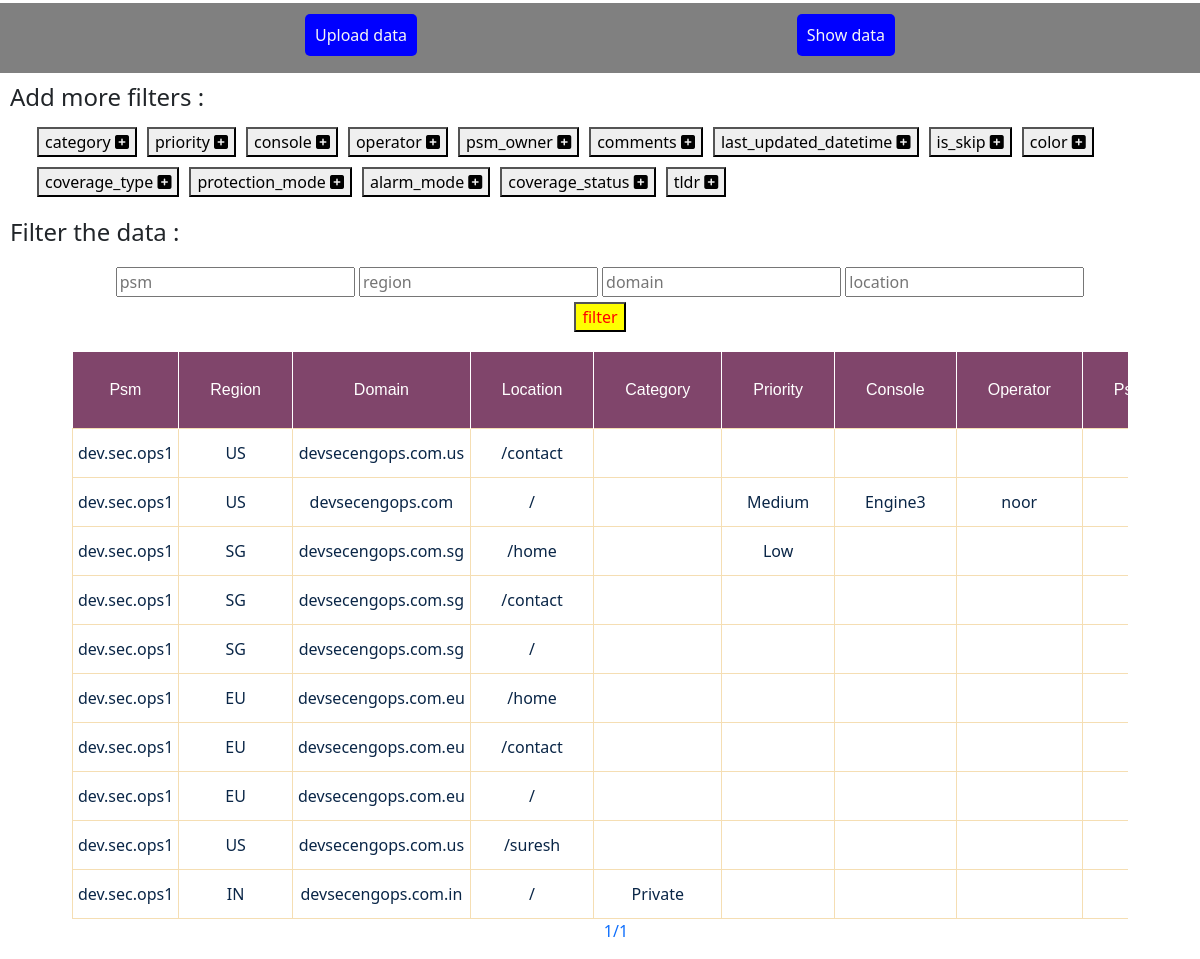
The app's page /records/ with its own data.
### data/models.py (models this page shows)
class Record(models.Model):
    psm = models.CharField(max_length=200, null=True)
    region = models.CharField(max_length=20, null=True)
    domain = models.URLField(max_length=200, null=True)
    location = models.CharField(max_length=200, null=True)
    category = models.CharField(max_length=100, null=True)
    priority = models.CharField(max_length=50, null=True)
    console = models.CharField(max_length=50, null=True)
    operator = models.CharField(max_length=70, null=True)
    psm_owner = models.CharField(max_length=50, null=True)
    comments = models.CharField(max_length=200, null=True)
    status = models.CharField(max_length=50, null=True)
    last_updated_datetime = models.CharField(
        max_length=200, null=True)
    is_skip = models.BooleanField(default=False, null=True)
    color = models.CharField(max_length=50, null=True)
    coverage_type = models.CharField(max_length=50, null=True)
    protection_mode = models.BooleanField(default=False, null=True)
    alarm_mode = models.BooleanField(default=False, null=True)
    coverage_status = models.BooleanField(default=False, null=True)
    tldr = models.CharField(max_length=20, null=True)
    class Meta:
        unique_together = ['psm', 'region', 'domain', 'location']

### data/views.py (the view)
# urls.py: path('records/', views.records, name="records"),
def records(request):
    if request.method == "GET":
        data = models.Record.objects.all()
        if request.GET.get('psm', None):
            data = data.filter(psm=request.GET.get('psm', None))
        if request.GET.get('region', None):
            data = data.filter(region=request.GET.get('region', None))
        if request.GET.get('domain', None):
            data = data.filter(domain=request.GET.get('domain', None))
        if request.GET.get('location', None):
            data = data.filter(location=request.GET.get('location', None))
        if request.GET.get('category', None):
            data = data.filter(category=request.GET.get('category', None))
        if request.GET.get('priority', None):
            data = data.filter(priority=request.GET.get('priority', None))
        if request.GET.get('console', None):
            data = data.filter(console=request.GET.get('console', None))
        if request.GET.get('operator', None):
            data = data.filter(operator=request.GET.get('operator', None))
        if request.GET.get('psm_owner', None):
            data = data.filter(psm_owner=request.GET.get('psm_owner', None))
        if request.GET.get('comments', None):
            data = data.filter(comments=request.GET.get('comments', None))
        if request.GET.get('status', None):
            data = data.filter(status=request.GET.get('status', None))
        if request.GET.get('last_updated_datetime', None):
            data = data.filter(last_updated_datetime=request.GET.get(
                'last_updated_datetime', None))
        if request.GET.get('is_skip', None):
            data = data.filter(is_skip=request.GET.get('is_skip', None))
        if request.GET.get('color', None):
            data = data.filter(color=request.GET.get('color', None))
        if request.GET.get('coverage_type', None):
            data = data.filter(
                coverage_type=request.GET.get('coverage_type', None))
        if request.GET.get('protection_mode', None):
            data = data.filter(
                protection_mode=request.GET.get('protection_mode', None))
        if request.GET.get('alarm_mode', None):
            print(request.GET.get('alarm_mode', None))
            data = data.filter(alarm_mode=request.GET.get('alarm_mode', None))
            print(data)
        if request.GET.get('coverage_status', None):
            data = data.filter(
                coverage_status=request.GET.get('coverage_status', None))
        if request.GET.get('tldr', None):
            data = data.filter(tldr=request.GET.get('tldr', None))
        sort_column = request.GET.get('sort', None)
        sort_order = request.GET.get('order', None)
        sort_by = None
        if sort_order == 'asc':
            sort_by = sort_column
        elif sort_order == 'dsc':
            sort_by = f'-{sort_column}'
        if sort_by != None and sort_by != '':
            data = data.order_by(sort_by)
        order = None
        if sort_order == None or sort_order == "":
            order = 'asc'
        elif sort_order == 'asc':
            order = 'dsc'
        else:
            order = ""
        page_obj = Paginator(data, 50)
        page_list = request.GET.get("page")
        page = page_obj.get_page(page_list)
        context = {
            "page": page,
            'order': order
        }
        return render(request, 'records.html', context)

### data/templates/records.html (shortened to what this page needs)
{% extends 'base.html' %}
{% block body %}
<h4 style="margin : 10px;">Add more filters :</h4>
<ul class="add-filter">
</ul>
<h4 style="margin : 10px;">Filter the data :</h4>
<form style="text-align : center;">
  <div style="padding : 5px">
    <div style="display : inline; margin-top : 5px">
      <input type="text" id="psm" style="margin-top : 5px;" name="psm" placeholder="psm" />
    </div>
    <div style="display : inline; margin-top : 5px">
      <input type="text" style="margin-top : 5px;" name="region" placeholder="region" />
    </div>
    <div style="display : inline; margin-top : 5px">
      <input type="text" style="margin-top : 5px;" name="domain" placeholder="domain" />
    </div>
    <div style="display : inline; margin-top : 5px">
      <input type="text" style="margin-top : 5px;" name="location" placeholder="location" />
    </div>
    <div>
      <button type="submit" style="margin-top : 5px; color : red; background-color: yellow;">
        filter
      </button>
    </div>
  </div>
</form>
<div class="table-container">
  <table style="margin-left : auto; margin-right : auto;text-align : center;margin-top : 15px; max-width : 100%;">
    <thead style="color: white; font-family: Arial, Helvetica, sans-serif; position: sticky; top: 0px;">
      <tr>
        <form action="{% url 'records' %}">
          <th class="sticky-col"
            style="position: sticky; left : 0px; background-color: #80456b; border-right: 1px solid rgba(255, 255, 255,1);">
            <button type="submit" style="border: none; background-color: #80456b; color: white;"
              title="{% if order is None or order == '' %}click to get latest data{% elif order == 'asc' %}click to sort in asc{% else %}click to sort in dsc{% endif %}">Psm</button>
          </th>
        </form>
        <form action="{% url 'records' %}">
          <th class="sticky-col"
            style="position: sticky; left : 99.14px; background-color: #80456b; border-right: 1px solid rgba(255, 255, 255,1);">
            <button type="submit" style="border: none; background-color: #80456b; color: white;"
              title="{% if order is None or order == '' %}click to get latest data{% elif order == 'asc' %}click to sort in asc{% else %}click to sort in dsc{% endif %}">Region</button>
          </th>
        </form>
        <form action="{% url 'records' %}">
          <th class="sticky-col"
            style="position: sticky; left : 212.65px; background-color: #80456b; border-right: 1px solid rgba(255, 255, 255,1);">
            <button type="submit" style="border: none; background-color: #80456b; color: white;"
              title="{% if order is None or order == '' %}click to get latest data{% elif order == 'asc' %}click to sort in asc{% else %}click to sort in dsc{% endif %}">Domain</button>
          </th>
        </form>
        <form action="{% url 'records' %}">
          <th class="sticky-col"
            style="position: sticky; left : 377.98px; background-color: #80456b; border-right: 1px solid rgba(255, 255, 255,1);">
            <button type="submit" style="border: none; background-color: #80456b; color: white;"
              title="{% if order is None or order == '' %}click to get latest data{% elif order == 'asc' %}click to sort in asc{% else %}click to sort in dsc{% endif %}">Location</button>
          </th>
        </form>
        <form action="{% url 'records' %}">
          <th style="border-right: 1px solid rgba(255, 255, 255,1);">
            <button type="submit" style="border: none; background-color: #80456b; color: white;"
              title="{% if order is None or order == '' %}click to get latest data{% elif order == 'asc' %}click to sort in asc{% else %}click to sort in dsc{% endif %}">Category</button>
          </th>
        </form>
        <form action="{% url 'records' %}">
          <th style="border-right: 1px solid rgba(255, 255, 255,1);">
            <button type="submit" style="border: none; background-color: #80456b; color: white;"
              title="{% if order is None or order == '' %}click to get latest data{% elif order == 'asc' %}click to sort in asc{% else %}click to sort in dsc{% endif %}">Priority</button>
          </th>
        </form>
        <form action="{% url 'records' %}">
          <th style="border-right: 1px solid rgba(255, 255, 255,1);">
            <button type="submit" style="border: none; background-color: #80456b; color: white;"
              title="{% if order is None or order == '' %}click to get latest data{% elif order == 'asc' %}click to sort in asc{% else %}click to sort in dsc{% endif %}">Console</button>
          </th>
        </form>
        <form action="{% url 'records' %}">
          <th style="border-right: 1px solid rgba(255, 255, 255,1);">
            <button type="submit" style="border: none; background-color: #80456b; color: white;"
              title="{% if order is None or order == '' %}click to get latest data{% elif order == 'asc' %}click to sort in asc{% else %}click to sort in dsc{% endif %}">Operator</button>
          </th>
        </form>
        <form action="{% url 'records' %}">
          <th style="border-right: 1px solid rgba(255, 255, 255,1);">
            <button type="submit" style="border: none; background-color: #80456b; color: white;"
              title="{% if order is None or order == '' %}click to get latest data{% elif order == 'asc' %}click to sort in asc{% else %}click to sort in dsc{% endif %}">Psm_Owner</button>
          </th>
        </form>
      </tr>
    </thead>
    <tbody>
      {% for data in page.object_list %}
      <tr>
        <td class="sticky-col" style="position: sticky; left : 0px;">{{data.psm|default:''}}</td>
        <td class="sticky-col" style="position: sticky; left : 99.14px;">{{data.region|default:''}}</td>
        <td class="sticky-col" style="position: sticky; left : 212.65px;">{{data.domain|default:''}}</td>
        <td class="sticky-col" style="position: sticky; left : 377.98px;">{{data.location|default:''}}</td>
        <td>{{data.category|default:''}}</td>
        <td>{{data.priority|default:''}}</td>
        <td>{{data.console|default:''}}</td>
        <td>{{data.operator|default:''}}</td>
        <td>{{data.psm_owner|default:''}}</td>
      </tr>
      {% endfor %}
    </tbody>
  </table>
</div>
<nav>
  <ul style="list-style-type: none;text-align : center;">
    {% for num_page in page.paginator.page_range %}
    {% if num_page == page.number %}
    <li style="display : inline; margin : 10px;">
      <a style="text-decoration : none;" href="#">{{num_page}}/{{page.paginator.num_pages}}</a>
    </li>
    {% endif %}
    {% endfor %}
  </ul>
</nav>
{% endblock %}

### data/templates/base.html (style rules this page uses)
.table-container { display: block; margin-left: auto; margin-right: auto; width: 88vw; display: block; overflow-x: auto; white-space: nowrap; }
.sticky-col { background-color: white; }
table td { border: 1px solid wheat; }
th { font-weight: lighter; padding: 25px; background-color: #80456b; }
td { color: #0a2647; padding: 5px; border: 1px solid rgb(232, 91, 91); }

### records on screen
Record: psm "dev.sec.ops1", region "US", domain "devsecengops.com.us", location "/contact"
Record: psm "dev.sec.ops1", region "US", domain "devsecengops.com", location "/", priority "Medium", console "Engine3", operator "noor"
Record: psm "dev.sec.ops1", region "SG", domain "devsecengops.com.sg", location "/home", priority "Low"
Record: psm "dev.sec.ops1", region "SG", domain "devsecengops.com.sg", location "/contact"
Record: psm "dev.sec.ops1", region "SG", domain "devsecengops.com.sg", location "/"
Record: psm "dev.sec.ops1", region "EU", domain "devsecengops.com.eu", location "/home"
Record: psm "dev.sec.ops1", region "EU", domain "devsecengops.com.eu", location "/contact"
Record: psm "dev.sec.ops1", region "EU", domain "devsecengops.com.eu", location "/"
Record: psm "dev.sec.ops1", region "US", domain "devsecengops.com.us", location "/suresh"
Record: psm "dev.sec.ops1", region "IN", domain "devsecengops.com.in", location "/", category "Private"

### other values on screen
{{ num_page }} "1"
{{ page.paginator.num_pages }} "1"
